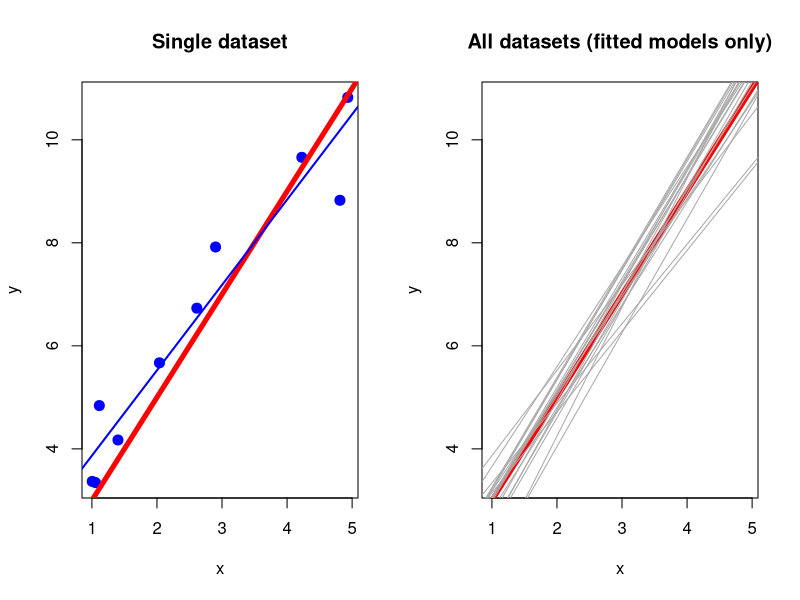

Write R code to recreate this figure.
# Statistics (MAST20005) & Elements of Statistics (MAST90058)
# Semester 2, 2020
#
# Module 5
#
# Visualising the variability in estimates for a linear regression model.


# Set the random seed, for reproducibility.
set.seed(20180823)

# Parameters.
K <- 20  # no. datasets to simulate
n <- 10  # sample size for each dataset
a <- 1   # true intercept
b <- 2   # true slope
s <- 1   # true standard deviation

# Run simulations.
x <- runif(n, 1, 5)
L <- vector("list", K)
for (k in seq_len(K)) {
    # Simulate dataset.
    y <- rnorm(n, a + b * x, s)

    # Fit model.
    l <- lm(y ~ x)

    # Add to list.
    L[[k]] <- l
}

# Set up a 1x2 grid for plots.
par(mfrow = c(1, 2))

# Plot a single dataset and model fit.
plot(x, y, col = "blue", pch = 20, cex = 2, main = "Single dataset")
abline(a, b, col = "red", lwd = 5)  # true model
abline(l, col = "blue", lwd = 2)

# Plot many model fits (on different datasets).
plot(x, y, type = "n", main = "All datasets (fitted models only)")
abline(a, b, col = "red", lwd = 5)  # true model
for (k in seq_len(K))
    abline(L[[k]], col = "darkgrey")
